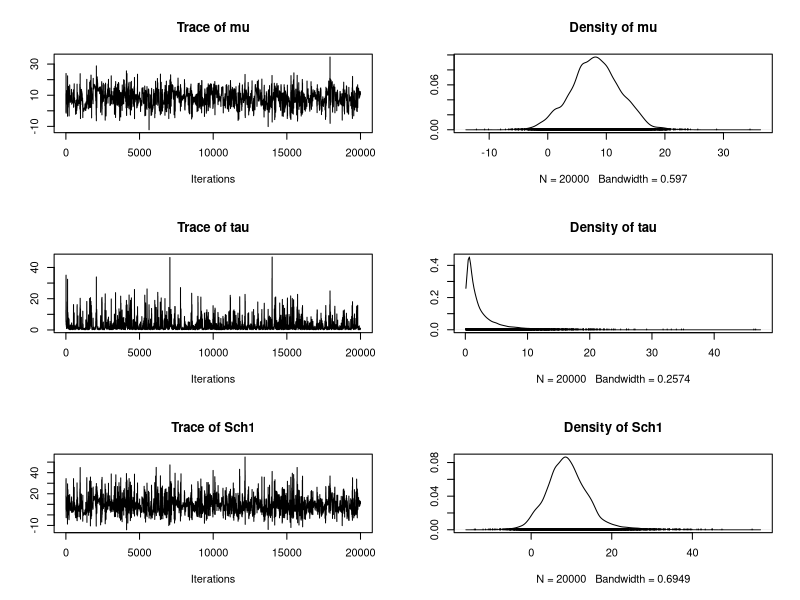
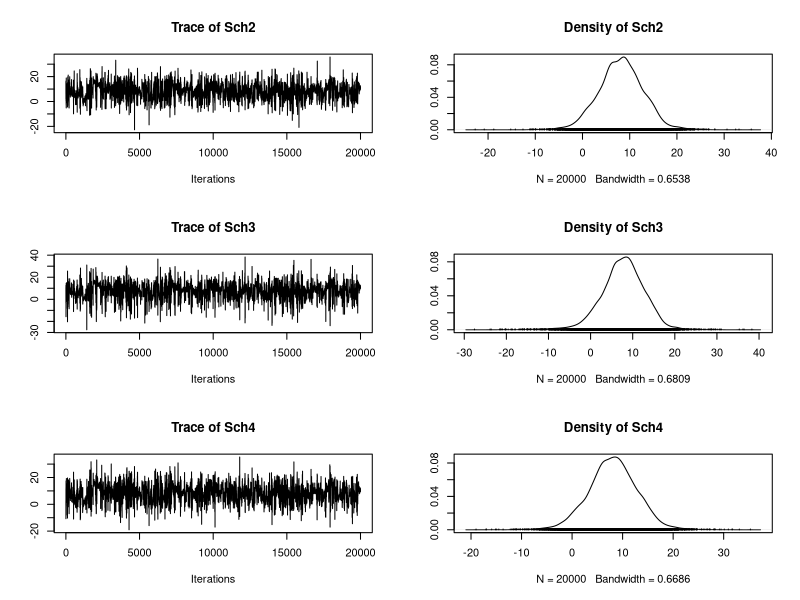
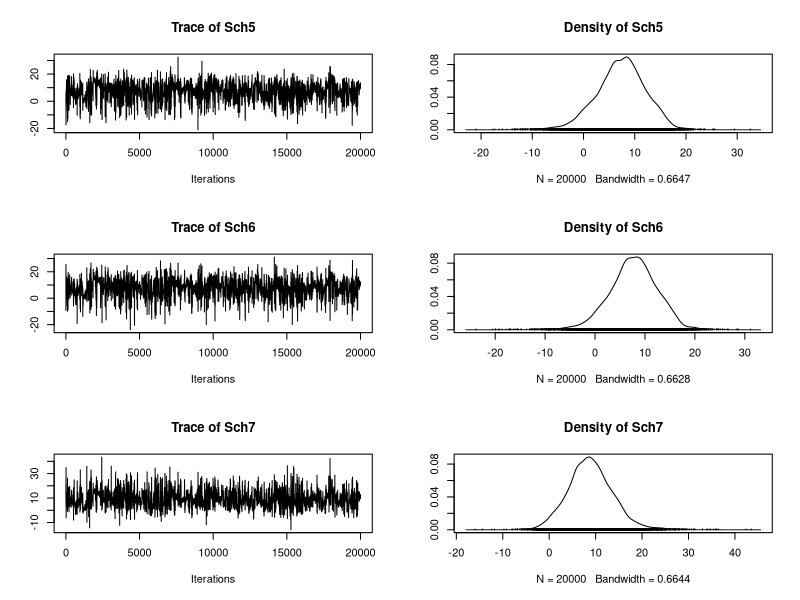
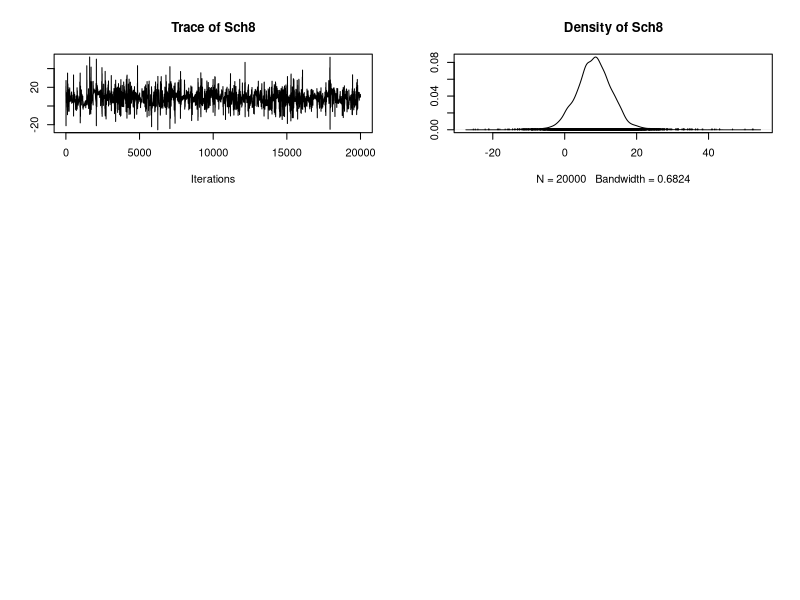
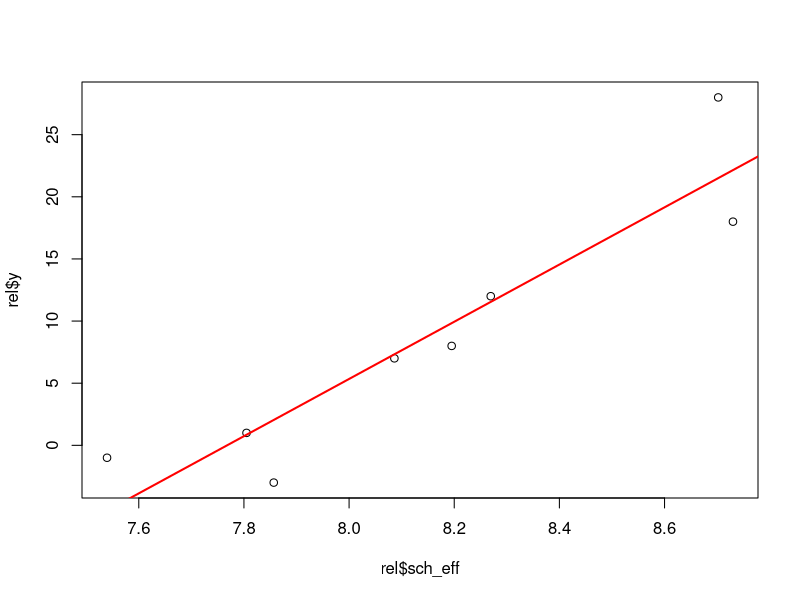

Recreate these plots in R, in order.
rm(list = ls())

library(coda)
# Data
y=c(28,8,-3,7,-1,1,18,12)
sigma=c(15,10,16,11,9,11,10,18)
sigma2 = sigma^2
J = 8
# Total MCMC Iterations
T = 20000
# Ten unknowns (eight effects, plus their mean and variance)
samps = matrix(, T, 10)
colnames(samps) <- c("mu","tau","Sch1","Sch2","Sch3","Sch4",
                     "Sch5","Sch6","Sch7","Sch8")
# Starting values
mu=mean(y)
tau2=median(sigma2)
# Sampling loop
for (t in 1:T) {th.mean=(y/sigma2+mu/tau2)/(1/sigma2+1/tau2)
th.sd=sqrt(1/(1/sigma2+1/tau2))
theta=rnorm(J,th.mean,th.sd)
mu=rnorm(1,mean(theta),sqrt(tau2/J))
# precision
invtau2=rgamma(1,J/2+0.1,sum((theta-mu)^2)/2+0.1)
tau2 = 1/invtau2
tau = sqrt(tau2)
# accumulate samples
samps[t,3:10] = theta
samps[t,1] =mu
samps[t,2] =tau}
# posterior summary
summary(as.mcmc(samps))
post.mn = apply(samps,2,mean)
post.sd = apply(samps,2,sd)
post.median = apply(samps,2,median)
post.95=apply(samps, 2, quantile, probs = c(0.95)) 
post.05=apply(samps, 2, quantile, probs = c(0.05))
# Trace and density plots
plot(as.mcmc(samps))

rel = data.frame(
  sch_eff = post.median[3:10],
  y = y
)


plot(rel$sch_eff, rel$y)
abline(lm(y ~ sch_eff, rel), col="red", lwd=2)
